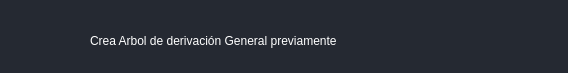
<?xml version="1.0" encoding="UTF-8"?>
<ui version="4.0">
 <class>Dialog</class>
 <widget class="QDialog" name="Dialog">
  <property name="geometry">
   <rect>
    <x>0</x>
    <y>0</y>
    <width>568</width>
    <height>73</height>
   </rect>
  </property>
  <property name="windowTitle">
   <string>Dialog</string>
  </property>
  <property name="styleSheet">
   <string notr="true">background-color: rgb(37, 41, 50);
color: rgb(255, 255, 255);
font: 16pt &quot;Karla&quot;;</string>
  </property>
  <widget class="QLabel" name="label">
   <property name="geometry">
    <rect>
     <x>90</x>
     <y>30</y>
     <width>451</width>
     <height>21</height>
    </rect>
   </property>
   <property name="text">
    <string>Crea Arbol de derivación General previamente</string>
   </property>
  </widget>
  <widget class="QLabel" name="icono">
   <property name="geometry">
    <rect>
     <x>30</x>
     <y>20</y>
     <width>41</width>
     <height>31</height>
    </rect>
   </property>
   <property name="text">
    <string/>
   </property>
  </widget>
 </widget>
 <resources/>
 <connections/>
</ui>
